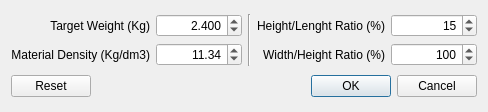
<?xml version="1.0" encoding="UTF-8"?>
<ui version="4.0">
 <class>D_BulbParam</class>
 <widget class="QDialog" name="D_BulbParam">
  <property name="windowModality">
   <enum>Qt::ApplicationModal</enum>
  </property>
  <property name="geometry">
   <rect>
    <x>0</x>
    <y>0</y>
    <width>488</width>
    <height>112</height>
   </rect>
  </property>
  <property name="windowTitle">
   <string>Set Bulb Parameters</string>
  </property>
  <property name="windowIcon">
   <iconset resource="../BulbCalculator.qrc">
    <normaloff>:/MainWin/share/images/settings.png</normaloff>:/MainWin/share/images/settings.png</iconset>
  </property>
  <layout class="QVBoxLayout" name="verticalLayout">
   <item>
    <layout class="QGridLayout" name="gridLayout">
     <item row="0" column="0">
      <widget class="QLabel" name="label">
       <property name="text">
        <string>Target Weight (Kg)</string>
       </property>
       <property name="textFormat">
        <enum>Qt::PlainText</enum>
       </property>
       <property name="alignment">
        <set>Qt::AlignRight|Qt::AlignTrailing|Qt::AlignVCenter</set>
       </property>
      </widget>
     </item>
     <item row="1" column="0">
      <widget class="QLabel" name="label_2">
       <property name="text">
        <string>Material Density (Kg/dm3)</string>
       </property>
       <property name="textFormat">
        <enum>Qt::PlainText</enum>
       </property>
       <property name="alignment">
        <set>Qt::AlignRight|Qt::AlignTrailing|Qt::AlignVCenter</set>
       </property>
      </widget>
     </item>
     <item row="0" column="3">
      <widget class="QLabel" name="label_3">
       <property name="midLineWidth">
        <number>-2</number>
       </property>
       <property name="text">
        <string>Height/Lenght Ratio (%)</string>
       </property>
       <property name="textFormat">
        <enum>Qt::PlainText</enum>
       </property>
       <property name="alignment">
        <set>Qt::AlignRight|Qt::AlignTrailing|Qt::AlignVCenter</set>
       </property>
      </widget>
     </item>
     <item row="1" column="3">
      <widget class="QLabel" name="label_4">
       <property name="text">
        <string>Width/Height Ratio (%)</string>
       </property>
       <property name="textFormat">
        <enum>Qt::PlainText</enum>
       </property>
       <property name="alignment">
        <set>Qt::AlignRight|Qt::AlignTrailing|Qt::AlignVCenter</set>
       </property>
      </widget>
     </item>
     <item row="1" column="4">
      <widget class="QSpinBox" name="SP_WHR">
       <property name="alignment">
        <set>Qt::AlignRight|Qt::AlignTrailing|Qt::AlignVCenter</set>
       </property>
       <property name="minimum">
        <number>20</number>
       </property>
       <property name="maximum">
        <number>500</number>
       </property>
       <property name="value">
        <number>100</number>
       </property>
      </widget>
     </item>
     <item row="0" column="4">
      <widget class="QSpinBox" name="SP_HLR">
       <property name="alignment">
        <set>Qt::AlignRight|Qt::AlignTrailing|Qt::AlignVCenter</set>
       </property>
       <property name="minimum">
        <number>4</number>
       </property>
       <property name="maximum">
        <number>25</number>
       </property>
       <property name="value">
        <number>15</number>
       </property>
      </widget>
     </item>
     <item row="0" column="2" rowspan="2">
      <widget class="Line" name="line">
       <property name="orientation">
        <enum>Qt::Vertical</enum>
       </property>
      </widget>
     </item>
     <item row="0" column="1">
      <widget class="QDoubleSpinBox" name="DSP_TW">
       <property name="alignment">
        <set>Qt::AlignRight|Qt::AlignTrailing|Qt::AlignVCenter</set>
       </property>
       <property name="decimals">
        <number>3</number>
       </property>
       <property name="minimum">
        <double>0.100000000000000</double>
       </property>
       <property name="maximum">
        <double>20.000000000000000</double>
       </property>
       <property name="singleStep">
        <double>0.050000000000000</double>
       </property>
       <property name="value">
        <double>2.400000000000000</double>
       </property>
      </widget>
     </item>
     <item row="1" column="1">
      <widget class="QDoubleSpinBox" name="DSP_MD">
       <property name="alignment">
        <set>Qt::AlignRight|Qt::AlignTrailing|Qt::AlignVCenter</set>
       </property>
       <property name="decimals">
        <number>2</number>
       </property>
       <property name="minimum">
        <double>1.000000000000000</double>
       </property>
       <property name="maximum">
        <double>30.000000000000000</double>
       </property>
       <property name="singleStep">
        <double>0.100000000000000</double>
       </property>
       <property name="value">
        <double>11.340000000000000</double>
       </property>
      </widget>
     </item>
    </layout>
   </item>
   <item>
    <widget class="QDialogButtonBox" name="buttonBox">
     <property name="orientation">
      <enum>Qt::Horizontal</enum>
     </property>
     <property name="standardButtons">
      <set>QDialogButtonBox::Cancel|QDialogButtonBox::Ok|QDialogButtonBox::Reset</set>
     </property>
     <property name="centerButtons">
      <bool>false</bool>
     </property>
    </widget>
   </item>
  </layout>
 </widget>
 <tabstops>
  <tabstop>DSP_TW</tabstop>
  <tabstop>SP_HLR</tabstop>
  <tabstop>DSP_MD</tabstop>
  <tabstop>SP_WHR</tabstop>
  <tabstop>buttonBox</tabstop>
 </tabstops>
 <resources>
  <include location="../BulbCalculator.qrc"/>
 </resources>
 <connections>
  <connection>
   <sender>buttonBox</sender>
   <signal>accepted()</signal>
   <receiver>D_BulbParam</receiver>
   <slot>accept()</slot>
   <hints>
    <hint type="sourcelabel">
     <x>261</x>
     <y>90</y>
    </hint>
    <hint type="destinationlabel">
     <x>157</x>
     <y>274</y>
    </hint>
   </hints>
  </connection>
  <connection>
   <sender>buttonBox</sender>
   <signal>rejected()</signal>
   <receiver>D_BulbParam</receiver>
   <slot>reject()</slot>
   <hints>
    <hint type="sourcelabel">
     <x>329</x>
     <y>90</y>
    </hint>
    <hint type="destinationlabel">
     <x>286</x>
     <y>274</y>
    </hint>
   </hints>
  </connection>
 </connections>
</ui>
